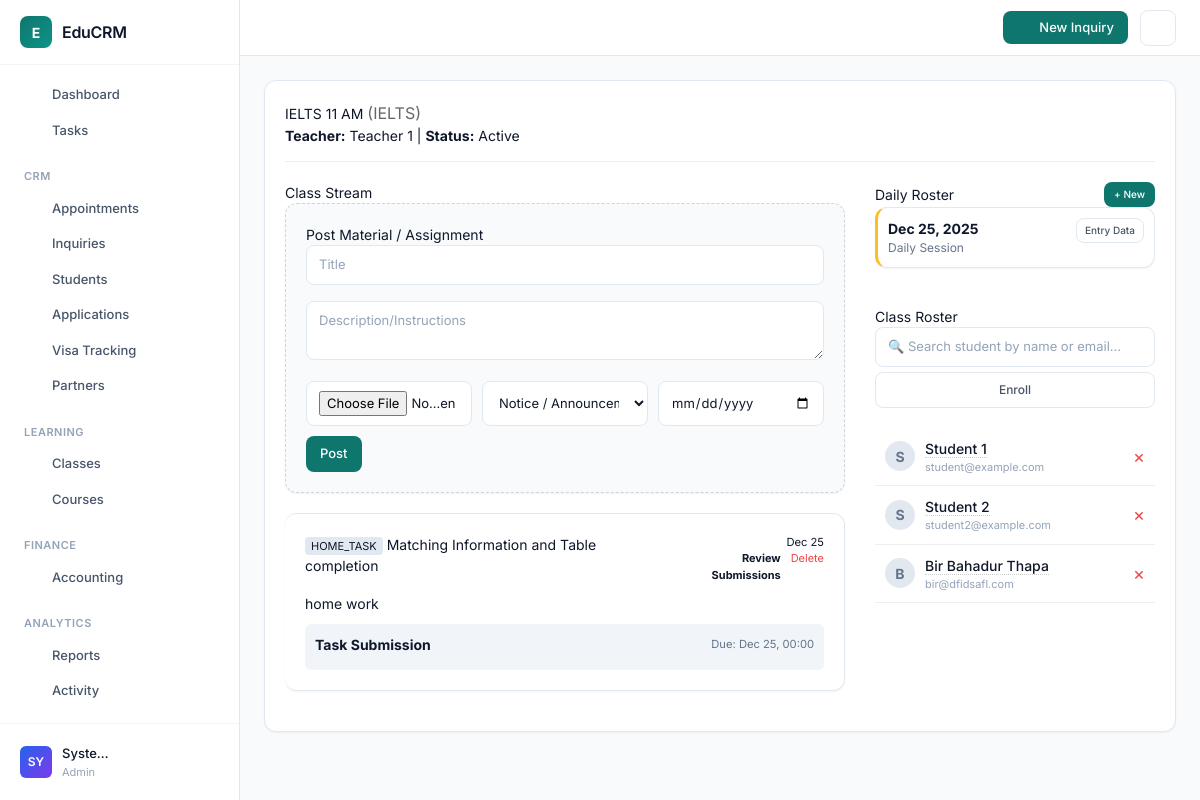
The app's page /modules/lms/classroom.php?class_id=1 (signed in) with its own data.
### tables this page shows
CREATE TABLE `classes` (
  `id` int(11) NOT NULL,
  `course_id` int(11) NOT NULL,
  `teacher_id` int(11) DEFAULT NULL,
  `name` varchar(100) DEFAULT NULL,
  `schedule_info` varchar(255) DEFAULT NULL,
  `start_date` date DEFAULT NULL,
  `end_date` date DEFAULT NULL,
  `status` enum('active','completed','cancelled') DEFAULT 'active',
  `deleted_at` timestamp NULL DEFAULT NULL,
  `updated_at` datetime DEFAULT NULL ON UPDATE current_timestamp(),
  `branch_id` int(11) DEFAULT NULL
);

CREATE TABLE `courses` (
  `id` int(11) NOT NULL,
  `name` varchar(100) NOT NULL,
  `description` text DEFAULT NULL,
  `created_at` timestamp NOT NULL DEFAULT current_timestamp(),
  `updated_at` datetime DEFAULT NULL ON UPDATE current_timestamp()
);

CREATE TABLE `users` (
  `id` int(11) NOT NULL,
  `name` varchar(100) NOT NULL,
  `email` varchar(100) NOT NULL,
  `password_hash` varchar(255) NOT NULL,
  `role` enum('admin','counselor','teacher','student') NOT NULL DEFAULT 'student',
  `phone` varchar(20) DEFAULT NULL,
  `address` text DEFAULT NULL,
  `country_id` int(11) DEFAULT NULL,
  `education_level_id` int(11) DEFAULT NULL,
  `country` varchar(100) DEFAULT NULL,
  `education_level` varchar(50) DEFAULT NULL,
  `passport_number` varchar(50) DEFAULT NULL,
  `created_at` timestamp NOT NULL DEFAULT current_timestamp(),
  `reset_token` varchar(100) DEFAULT NULL,
  `token_expiry` datetime DEFAULT NULL,
  `deleted_at` timestamp NULL DEFAULT NULL,
  `two_factor_secret` varchar(32) DEFAULT NULL,
  `two_factor_enabled` tinyint(1) DEFAULT 0,
  `last_login_at` timestamp NULL DEFAULT NULL,
  `last_login_ip` varchar(45) DEFAULT NULL,
  `branch_id` int(11) DEFAULT NULL,
  `updated_at` datetime DEFAULT NULL
);

CREATE TABLE `class_materials` (
  `id` int(11) NOT NULL,
  `class_id` int(11) NOT NULL,
  `teacher_id` int(11) NOT NULL,
  `title` varchar(200) NOT NULL,
  `description` text DEFAULT NULL,
  `file_path` varchar(255) DEFAULT NULL,
  `type` enum('assignment','reading','notice','class_task','home_task') DEFAULT 'notice',
  `due_date` datetime DEFAULT NULL,
  `created_at` timestamp NOT NULL DEFAULT current_timestamp(),
  `updated_at` datetime DEFAULT NULL ON UPDATE current_timestamp()
);

CREATE TABLE `daily_rosters` (
  `id` int(11) NOT NULL,
  `class_id` int(11) NOT NULL,
  `teacher_id` int(11) NOT NULL,
  `roster_date` date NOT NULL,
  `topic` varchar(255) DEFAULT NULL,
  `created_at` timestamp NOT NULL DEFAULT current_timestamp(),
  `updated_at` datetime DEFAULT NULL ON UPDATE current_timestamp()
);

CREATE TABLE `enrollments` (
  `id` int(11) NOT NULL,
  `student_id` int(11) NOT NULL,
  `class_id` int(11) NOT NULL,
  `enrolled_at` timestamp NOT NULL DEFAULT current_timestamp(),
  `updated_at` datetime DEFAULT NULL ON UPDATE current_timestamp()
);

### app/helpers.php (called while the page is built, shortened)
<?php
function hasRole(string|array $role): bool
{
    $userRoles = $_SESSION['roles'] ?? [];
    if (isset($_SESSION['role'])) {
        $userRoles[] = $_SESSION['role'];
    }
    return in_array($role, $userRoles);
}

### modules/lms/classroom.php (the view, shortened to what this page needs)
<?php
require_once '../../app/bootstrap.php';
$class_id = isset($_GET['class_id']) ? (int) $_GET['class_id'] : 0;
$stmt = $pdo->prepare("SELECT c.*, co.name as course_name, u.name as teacher_name FROM classes c JOIN courses co ON c.course_id = co.id LEFT JOIN users u ON c.teacher_id = u.id WHERE c.id = ?");
$stmt->execute([$class_id]);
$class = $stmt->fetch();
$can_edit = hasRole('admin') || ($class['teacher_id'] == $_SESSION['user_id']);
$is_student = hasRole('student');
$materials_stmt = $pdo->prepare("SELECT * FROM class_materials WHERE class_id = ? ORDER BY created_at DESC");
$materials_stmt->execute([$class_id]);
$all_materials = $materials_stmt->fetchAll();
$rosters_stmt = $pdo->prepare("SELECT * FROM daily_rosters WHERE class_id = ? ORDER BY roster_date DESC");
$rosters_stmt->execute([$class_id]);
$all_rosters = $rosters_stmt->fetchAll();
$enrolled_students = $pdo->prepare("
    SELECT u.id, u.name, u.email, e.enrolled_at
    FROM enrollments e
    JOIN users u ON e.student_id = u.id
    WHERE e.class_id = ?
");
$enrolled_students->execute([$class_id]);
$roster = $enrolled_students->fetchAll();
require_once '../../templates/header.php';
?>
<div class="card">
    <div style="border-bottom: 1px solid #eee; padding-bottom: 15px; margin-bottom: 20px;">
        <h2><?php echo htmlspecialchars($class['name']); ?> <span
                style="font-weight: 400; font-size: 16px; color: #666;">(<?php echo htmlspecialchars($class['course_name']); ?>)</span>
        </h2>
        <p><strong>Teacher:</strong> <?php echo htmlspecialchars($class['teacher_name']); ?> | <strong>Status:</strong>
            <?php echo ucfirst($class['status']); ?></p>
    </div>
    <div style="display: grid; grid-template-columns: 2fr 1fr; gap: 30px;">
        <div>
            <h3>Class Stream</h3>
            <?php if ($can_edit): ?>
                <div class="card" style="background: #f8fafc; border: 1px dashed #cbd5e1;">
                    <h4>Post Material / Assignment</h4>
                    <form method="POST" enctype="multipart/form-data">
                        <div class="form-group">
                            <input type="text" name="title" class="form-control" placeholder="Title" required>
                        </div>
                        <div class="form-group">
                            <textarea name="description" class="form-control"
                                placeholder="Description/Instructions"></textarea>
                        </div>
                        <div style="display: flex; gap: 10px;">
                            <input type="file" name="file" class="form-control">
                            <select name="type" class="form-control">
                                <option value="notice">Notice / Announcement</option>
                            </select>
                            <input type="date" name="due_date" class="form-control" title="Due Date">
                        </div>
                        <button type="submit" class="btn" style="margin-top: 10px;">Post</button>
                    </form>
                </div>
            <?php endif; ?>
            <div class="materials-list">
                <?php foreach ($all_materials as $m): ?>
                    <div class="card" style="border-left: 4px solid var(--primary-color);">
                        <div style="display: flex; justify-content: space-between;">
                            <h4>
                                <span
                                    style="font-size: 11px; text-transform: uppercase; background: #e2e8f0; padding: 2px 6px; border-radius: 4px;"><?php echo $m['type']; ?></span>
                                <?php echo htmlspecialchars($m['title']); ?>
                            </h4>
                            <div style="text-align: right;">
                                <small
                                    style="display: block;"><?php echo date('M d', strtotime($m['created_at'])); ?></small>
                                <?php if ($can_edit): ?>
                                    <div style="display: flex; gap: 10px; justify-content: flex-end;">
                                        <?php if (in_array($m['type'], ['assignment', 'class_task', 'home_task'])): ?>
                                            <a href="review_submissions.php?material_id=<?php echo $m['id']; ?>"
                                                style="color: var(--primary-color); font-size: 11px; font-weight: bold;">Review
                                                Submissions</a>
                                        <?php endif; ?>
                                        <a href="?class_id=<?php echo $class_id; ?>&delete_material=<?php echo $m['id']; ?>"
                                            onclick="return confirm('Delete this post?')"
                                            style="color: #ef4444; font-size: 11px;">Delete</a>
                                    </div>
                                <?php endif; ?>
                            </div>
                        </div>
                        <p style="margin: 10px 0;"><?php echo nl2br(htmlspecialchars($m['description'])); ?></p>
                        <?php if (in_array($m['type'], ['assignment', 'class_task', 'home_task'])): ?>
                            <div style="background: #f1f5f9; padding: 10px; margin-top: 10px; border-radius: 6px;">
                                <div
                                    style="display: flex; justify-content: space-between; align-items: center; margin-bottom: 5px;">
                                    <strong>Task Submission</strong>
                                    <?php if ($m['due_date']): ?>
                                        <small style="color: #64748b;">Due:
                                            <?php echo date('M d, H:i', strtotime($m['due_date'])); ?></small>
                                    <?php endif; ?>
                                </div>
                            </div>
                        <?php endif; ?>
                    </div>
                <?php endforeach; ?>
            </div>
        </div>
        <div>
            <div style="margin-bottom: 30px;">
                <h3 style="display: flex; justify-content: space-between; align-items: center;">
                    Daily Roster
                    <?php if ($can_edit): ?>
                        <button onclick="document.getElementById('new-roster-form').style.display='block'" class="btn"
                            style="font-size: 10px; padding: 5px 10px;">+ New</button>
                    <?php endif; ?>
                </h3>
                <div style="max-height: 300px; overflow-y: auto;">
                    <?php foreach ($all_rosters as $r): ?>
                        <div class="card" style="padding: 10px; margin-bottom: 8px; border-left: 3px solid #fbbf24;">
                            <div style="display: flex; justify-content: space-between; align-items: start;">
                                <div>
                                    <strong
                                        style="font-size: 14px;"><?php echo date('M d, Y', strtotime($r['roster_date'])); ?></strong>
                                    <div style="font-size: 12px; color: #64748b;">
                                        <?php echo htmlspecialchars($r['topic'] ?: 'No Topic'); ?>
                                    </div>
                                </div>
                                <a href="daily_roster.php?class_id=<?php echo $class_id; ?>&roster_id=<?php echo $r['id']; ?>"
                                    class="btn btn-secondary" style="font-size: 10px; padding: 4px 8px;">
                                    <?php echo $can_edit ? 'Entry Data' : 'View Data'; ?>
                                </a>
                            </div>
                        </div>
                    <?php endforeach; ?>
                </div>
            </div>
            <?php if (!$is_student): ?>
                <h3>Class Roster</h3>
                <?php if ($can_edit): ?>
                    <div style="margin-bottom: 20px; position: relative;">
                        <form method="POST" id="enrollForm">
                            <div style="position: relative;">
                                <input type="text" id="studentSearch" class="form-control"
                                    placeholder="🔍 Search student by name or email..." autocomplete="off"
                                    style="margin-bottom: 5px;">
                            </div>
                            <button type="submit" class="btn btn-secondary" id="enrollBtn" style="width: 100%; font-size: 12px;"
                                disabled>Enroll</button>
                        </form>
                    </div>
                <?php endif; ?>
                <ul style="list-style: none;">
                    <?php foreach ($roster as $r): ?>
                        <li
                            style="padding: 10px; border-bottom: 1px solid #eee; display: flex; align-items: center; gap: 10px;">
                            <div
                                style="width: 30px; height: 30px; background: #e2e8f0; border-radius: 50%; display: flex; align-items: center; justify-content: center; font-weight: bold; color: #64748b;">
                                <?php echo strtoupper(substr($r['name'], 0, 1)); ?>
                            </div>
                            <div>
                                <div style="font-weight: 500; font-size: 14px;">
                                    <a href="../students/enrollment_details.php?student_id=<?php echo $r['id']; ?>&class_id=<?php echo $class_id; ?>"
                                        style="color: inherit; text-decoration: none; border-bottom: 1px dotted #ccc;"
                                        title="View Performance Calendar">
                                        <?php echo htmlspecialchars($r['name']); ?>
                                    </a>
                                </div>
                                <div style="font-size: 11px; color: #94a3b8;"><?php echo htmlspecialchars($r['email']); ?></div>
                            </div>
                            <?php if ($can_edit): ?>
                                <a href="?class_id=<?php echo $class_id; ?>&unenroll=<?php echo $r['id']; ?>"
                                    onclick="return confirm('Remove student from class?')"
                                    style="margin-left: auto; color: #ef4444; font-size: 18px; text-decoration: none;"
                                    title="Unenroll">×</a>
                            <?php endif; ?>
                        </li>
                    <?php endforeach; ?>
                </ul>
            <?php endif; ?>
        </div>
    </div>
</div>
<?php require_once '../../templates/footer.php'; ?>

### public/assets/css/sidebar.css (style rules this page uses)
:root { --primary: #0f766e; --primary-hover: #0d9488; --primary-light: #ccfbf1; --accent-red: #dc2626; --accent-red-light: #fef2f2; --accent-orange: #ea580c; --accent-orange-light: #fff7ed; --accent-amber: #d97706; --accent-amber-light: #fffbeb; --accent-green: #16a34a; --accent-green-light: #f0fdf4; --accent-blue: #2563eb; --accent-blue-light: #eff6ff; --accent-violet: #7c3aed; --accent-violet-light: #f5f3ff; --bg: #f8fafc; --surface: #ffffff; --border: #e2e8f0; --border-light: #f1f5f9; --text: #0f172a; --text-secondary: #475569; --text-muted: #94a3b8; --sidebar-width: 240px; --sidebar-bg: #ffffff; --sidebar-border: #e2e8f0; --shadow-xs: 0 1px 2px rgba(0, 0, 0, 0.04); --shadow-sm: 0 1px 3px rgba(0, 0, 0, 0.06), 0 1px 2px rgba(0, 0, 0, 0.04); --shadow-md: 0 4px 6px -1px rgba(0, 0, 0, 0.06), 0 2px 4px -1px rgba(0, 0, 0, 0.04); --radius-sm: 6px; --radius-md: 8px; --radius-lg: 12px; --transition: 150ms ease; }
*, *::before, *::after { box-sizing: border-box; }
body { margin: 0; padding: 0; font-family: 'Inter', -apple-system, BlinkMacSystemFont, 'Segoe UI', system-ui, sans-serif; font-size: 14px; line-height: 1.5; color: var(--text); background: var(--bg); -webkit-font-smoothing: antialiased; }
.card { background: var(--surface); border: 1px solid var(--border); border-radius: var(--radius-lg); padding: 20px; margin-bottom: 20px; }
.btn { display: inline-flex; align-items: center; justify-content: center; gap: 6px; padding: 8px 14px; border-radius: var(--radius-md); font-size: 13px; font-weight: 500; cursor: pointer; text-decoration: none; border: none; transition: all var(--transition); background: var(--primary); color: white; }
.btn-secondary { background: var(--surface); color: var(--text-secondary); border: 1px solid var(--border); }
.form-control { width: 100%; padding: 9px 12px; border: 1px solid var(--border); border-radius: var(--radius-md); font-size: 13px; background: var(--surface); color: var(--text); transition: all var(--transition); }
.form-control::placeholder { color: var(--text-muted); }
.form-group { margin-bottom: 16px; }
input[type="text"], input[type="email"], input[type="password"], input[type="number"], input[type="search"], input[type="tel"], input[type="url"], input[type="date"], select, textarea { padding: 9px 12px; border: 1px solid var(--border); border-radius: var(--radius-md); font-size: 13px; font-family: inherit; background: var(--surface); color: var(--text); transition: all var(--transition); }

### records on screen
classes: name "IELTS 11 AM", course.name "IELTS", teacher.name "Teacher 1", status "Active"
class_materials: type "HOME_TASK", title "Matching Information and Table completion", created_at "Dec 25", description "home work", due_date "Dec 25, 00:00"
daily_rosters: roster_date "Dec 25, 2025", topic "Daily Session"
enrollments: student.name "S", student.name "Student 1", student.email "student@example.com"
enrollments: student.name "S", student.name "Student 2", student.email "student2@example.com"
enrollments: student.name "B", student.name "Bir Bahadur Thapa", student.email "bir@dfidsafl.com"

### other values on screen
$item['label'] "Dashboard"
$item['label'] "Tasks"
$section['title'] "CRM"
$item['label'] "Appointments"
$item['label'] "Inquiries"
$item['label'] "Students"
$item['label'] "Applications"
$item['label'] "Visa Tracking"
$item['label'] "Partners"
$section['title'] "LEARNING"
$item['label'] "Classes"
$item['label'] "Courses"
$section['title'] "FINANCE"
$item['label'] "Accounting"
$section['title'] "ANALYTICS"
